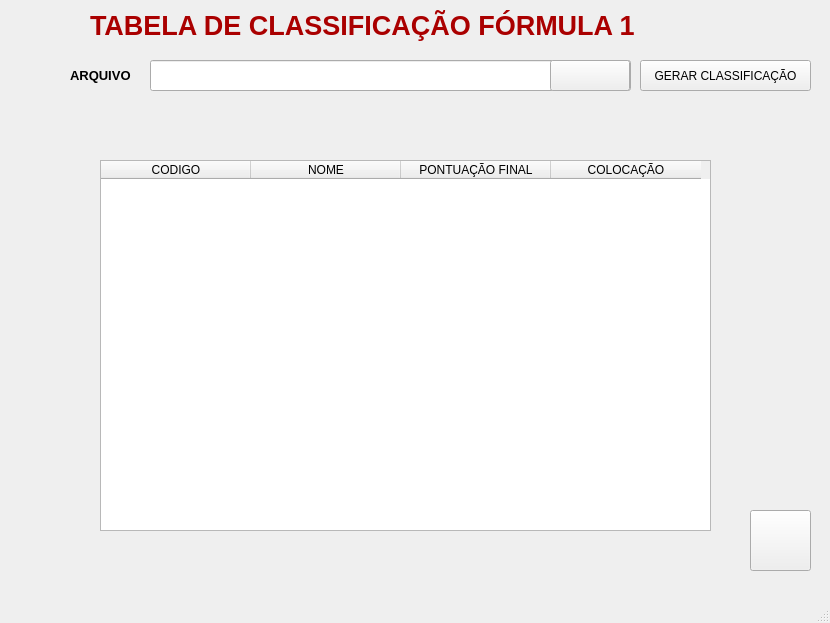
<?xml version="1.0" encoding="UTF-8"?>
<ui version="4.0">
 <class>MainWindow</class>
 <widget class="QMainWindow" name="MainWindow">
  <property name="geometry">
   <rect>
    <x>0</x>
    <y>0</y>
    <width>830</width>
    <height>623</height>
   </rect>
  </property>
  <property name="windowTitle">
   <string>CLASSIFICAÇÃO F1</string>
  </property>
  <property name="windowIcon">
   <iconset>
    <normaloff>../../Área de Trabalho/formula 1.jpg</normaloff>../../Área de Trabalho/formula 1.jpg</iconset>
  </property>
  <widget class="QWidget" name="centralwidget">
   <widget class="QLabel" name="label_2">
    <property name="geometry">
     <rect>
      <x>70</x>
      <y>60</y>
      <width>81</width>
      <height>31</height>
     </rect>
    </property>
    <property name="text">
     <string>&lt;html&gt;&lt;head/&gt;&lt;body&gt;&lt;p&gt;&lt;span style=&quot; font-size:10pt; font-weight:700;&quot;&gt;ARQUIVO&lt;/span&gt;&lt;/p&gt;&lt;/body&gt;&lt;/html&gt;</string>
    </property>
   </widget>
   <widget class="QTableWidget" name="tableWidgetDados">
    <property name="enabled">
     <bool>true</bool>
    </property>
    <property name="geometry">
     <rect>
      <x>100</x>
      <y>160</y>
      <width>611</width>
      <height>371</height>
     </rect>
    </property>
    <property name="mouseTracking">
     <bool>false</bool>
    </property>
    <property name="toolTip">
     <string/>
    </property>
    <property name="statusTip">
     <string/>
    </property>
    <property name="accessibleName">
     <string/>
    </property>
    <property name="autoFillBackground">
     <bool>false</bool>
    </property>
    <property name="showGrid">
     <bool>false</bool>
    </property>
    <property name="wordWrap">
     <bool>true</bool>
    </property>
    <property name="cornerButtonEnabled">
     <bool>true</bool>
    </property>
    <property name="rowCount">
     <number>11</number>
    </property>
    <attribute name="horizontalHeaderVisible">
     <bool>true</bool>
    </attribute>
    <attribute name="horizontalHeaderCascadingSectionResizes">
     <bool>false</bool>
    </attribute>
    <attribute name="horizontalHeaderDefaultSectionSize">
     <number>150</number>
    </attribute>
    <attribute name="horizontalHeaderHighlightSections">
     <bool>true</bool>
    </attribute>
    <attribute name="horizontalHeaderShowSortIndicator" stdset="0">
     <bool>false</bool>
    </attribute>
    <attribute name="verticalHeaderVisible">
     <bool>false</bool>
    </attribute>
    <row>
     <property name="text">
      <string>New Row</string>
     </property>
    </row>
    <row>
     <property name="text">
      <string>New Row</string>
     </property>
    </row>
    <row>
     <property name="text">
      <string>New Row</string>
     </property>
    </row>
    <row>
     <property name="text">
      <string>New Row</string>
     </property>
    </row>
    <row>
     <property name="text">
      <string>New Row</string>
     </property>
    </row>
    <row>
     <property name="text">
      <string>New Row</string>
     </property>
    </row>
    <row>
     <property name="text">
      <string>New Row</string>
     </property>
    </row>
    <row>
     <property name="text">
      <string>New Row</string>
     </property>
    </row>
    <row>
     <property name="text">
      <string>New Row</string>
     </property>
    </row>
    <row>
     <property name="text">
      <string>New Row</string>
     </property>
    </row>
    <row>
     <property name="text">
      <string>New Row</string>
     </property>
    </row>
    <column>
     <property name="text">
      <string>CODIGO</string>
     </property>
    </column>
    <column>
     <property name="text">
      <string>NOME</string>
     </property>
    </column>
    <column>
     <property name="text">
      <string>PONTUAÇÃO FINAL</string>
     </property>
     <property name="font">
      <font>
       <stylestrategy>PreferAntialias</stylestrategy>
      </font>
     </property>
    </column>
    <column>
     <property name="text">
      <string>COLOCAÇÃO</string>
     </property>
    </column>
   </widget>
   <widget class="QLabel" name="label">
    <property name="geometry">
     <rect>
      <x>90</x>
      <y>0</y>
      <width>641</width>
      <height>51</height>
     </rect>
    </property>
    <property name="text">
     <string>&lt;html&gt;&lt;head/&gt;&lt;body&gt;&lt;p&gt;&lt;span style=&quot; font-size:20pt; font-weight:700; color:#aa0000;&quot;&gt;TABELA DE CLASSIFICAÇÃO FÓRMULA 1&lt;/span&gt;&lt;/p&gt;&lt;/body&gt;&lt;/html&gt;</string>
    </property>
   </widget>
   <widget class="QPushButton" name="pushButtonBuscar">
    <property name="geometry">
     <rect>
      <x>550</x>
      <y>60</y>
      <width>80</width>
      <height>31</height>
     </rect>
    </property>
    <property name="text">
     <string/>
    </property>
    <property name="icon">
     <iconset>
      <normaloff>../../Área de Trabalho/icones/buscar.png</normaloff>../../Área de Trabalho/icones/buscar.png</iconset>
    </property>
   </widget>
   <widget class="QLineEdit" name="lineEditNomeDoArquivo">
    <property name="geometry">
     <rect>
      <x>150</x>
      <y>60</y>
      <width>481</width>
      <height>31</height>
     </rect>
    </property>
   </widget>
   <widget class="QPushButton" name="pushButtonMostrarResultado">
    <property name="geometry">
     <rect>
      <x>640</x>
      <y>60</y>
      <width>171</width>
      <height>31</height>
     </rect>
    </property>
    <property name="text">
     <string>GERAR CLASSIFICAÇÃO</string>
    </property>
   </widget>
   <widget class="QLabel" name="label_3">
    <property name="geometry">
     <rect>
      <x>2</x>
      <y>0</y>
      <width>831</width>
      <height>591</height>
     </rect>
    </property>
    <property name="text">
     <string/>
    </property>
    <property name="pixmap">
     <pixmap>../../Área de Trabalho/fundo programa.jpg</pixmap>
    </property>
    <property name="scaledContents">
     <bool>true</bool>
    </property>
   </widget>
   <widget class="QPushButton" name="pushButtonCriador">
    <property name="geometry">
     <rect>
      <x>750</x>
      <y>510</y>
      <width>61</width>
      <height>61</height>
     </rect>
    </property>
    <property name="text">
     <string/>
    </property>
    <property name="icon">
     <iconset>
      <normaloff>../../Área de Trabalho/icones/ponto de interrogação.png</normaloff>../../Área de Trabalho/icones/ponto de interrogação.png</iconset>
    </property>
    <property name="iconSize">
     <size>
      <width>50</width>
      <height>50</height>
     </size>
    </property>
    <property name="checkable">
     <bool>false</bool>
    </property>
    <property name="checked">
     <bool>false</bool>
    </property>
    <property name="autoRepeat">
     <bool>false</bool>
    </property>
    <property name="autoExclusive">
     <bool>false</bool>
    </property>
   </widget>
   <zorder>label_3</zorder>
   <zorder>label_2</zorder>
   <zorder>tableWidgetDados</zorder>
   <zorder>label</zorder>
   <zorder>lineEditNomeDoArquivo</zorder>
   <zorder>pushButtonMostrarResultado</zorder>
   <zorder>pushButtonBuscar</zorder>
   <zorder>pushButtonCriador</zorder>
  </widget>
  <widget class="QMenuBar" name="menubar">
   <property name="geometry">
    <rect>
     <x>0</x>
     <y>0</y>
     <width>830</width>
     <height>25</height>
    </rect>
   </property>
  </widget>
  <widget class="QStatusBar" name="statusbar"/>
 </widget>
 <resources/>
 <connections/>
</ui>
